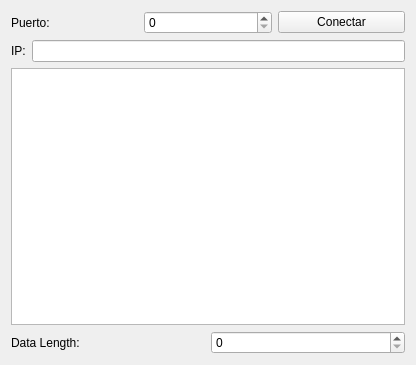
<?xml version="1.0" encoding="UTF-8"?>
<ui version="4.0">
 <class>Widget</class>
 <widget class="QWidget" name="Widget">
  <property name="geometry">
   <rect>
    <x>0</x>
    <y>0</y>
    <width>416</width>
    <height>365</height>
   </rect>
  </property>
  <property name="windowTitle">
   <string>Widget</string>
  </property>
  <layout class="QVBoxLayout" name="verticalLayout">
   <item>
    <layout class="QHBoxLayout" name="horizontalLayout">
     <item>
      <widget class="QLabel" name="label">
       <property name="text">
        <string>Puerto:</string>
       </property>
      </widget>
     </item>
     <item>
      <widget class="QSpinBox" name="puerto_spinBox">
       <property name="maximum">
        <number>999999</number>
       </property>
      </widget>
     </item>
     <item>
      <widget class="QPushButton" name="conectar_pushButton">
       <property name="text">
        <string>Conectar</string>
       </property>
      </widget>
     </item>
    </layout>
   </item>
   <item>
    <layout class="QHBoxLayout" name="horizontalLayout_2">
     <item>
      <widget class="QLabel" name="label_2">
       <property name="text">
        <string>IP:</string>
       </property>
      </widget>
     </item>
     <item>
      <widget class="QLineEdit" name="ip_lineEdit"/>
     </item>
    </layout>
   </item>
   <item>
    <widget class="QListWidget" name="datos_listWidget"/>
   </item>
   <item>
    <layout class="QHBoxLayout" name="horizontalLayout_3">
     <item>
      <widget class="QLabel" name="label_3">
       <property name="text">
        <string>Data Length:</string>
       </property>
      </widget>
     </item>
     <item>
      <widget class="QSpinBox" name="size_spinBox">
       <property name="maximum">
        <number>1024</number>
       </property>
      </widget>
     </item>
    </layout>
   </item>
  </layout>
 </widget>
 <layoutdefault spacing="6" margin="11"/>
 <resources/>
 <connections/>
</ui>
